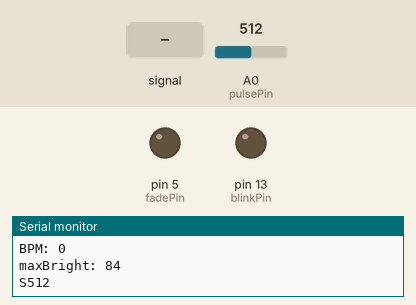
This sketch was run on a simulated Arduino Uno, built with avr-gcc and run on an emulated ATmega328P. Parts: output pins drawn as LEDs (lit = HIGH), the last lines printed to the serial monitor. Dashed ring = blinking. Inputs (shaded band) come from the test bench; at power-on: A0 (pulsePin) = 512.

Above: at 1.2 s.
1.3 s: A0 (pulsePin) fed a 200 Hz sine of ±81 counts around its level
4.3 s: A0 (pulsePin) set to 513
At 7.09 s:
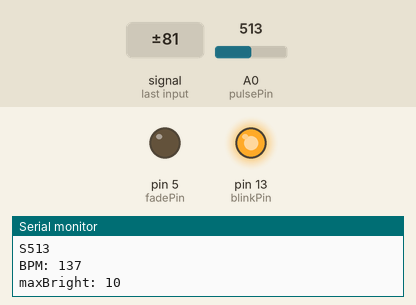
7.3 s: A0 (pulsePin) fed a 2 Hz sine of ±306 counts around its level
At 8.58 s:
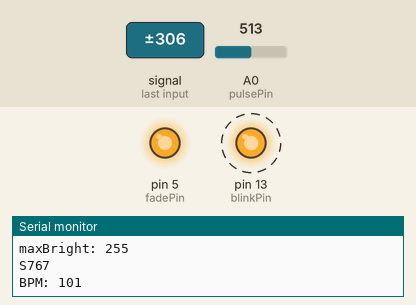
10.3 s: A0 (pulsePin) set to 716
At 10.49 s:
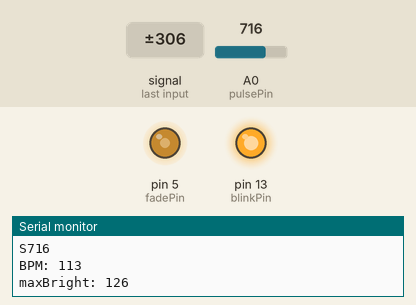
12.8 s: A0 (pulsePin) set to 511
At 13.2 s:
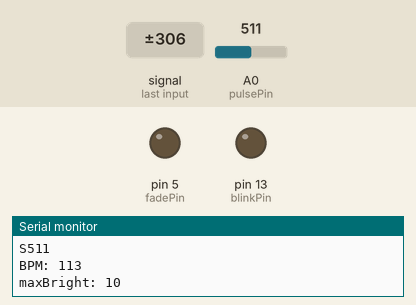
14.3 s: A0 (pulsePin) set to 900
At 15.4 s:
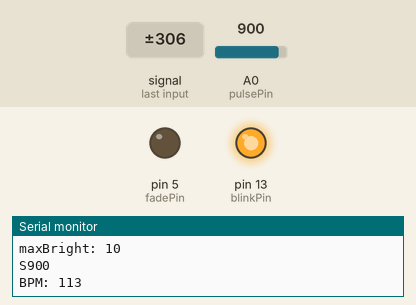
Timing chart, 0 to 16.8 s (numbered marks = the images above; inputs shaded):
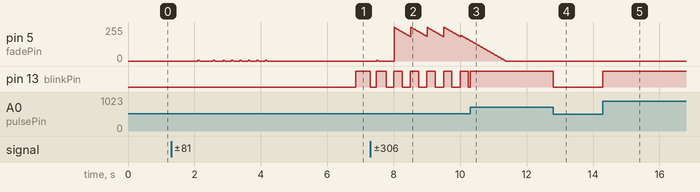

Measured:
- the behaviour switches between 512 and 513 on A0 (pulsePin) (found by bisection; images 0 and 1)
- after the input at 4.3 s, pin 5 (fadePin): stops changing and stays 0/255; pin 13 (blinkPin): LOW → HIGH after 2.6 s
- after the input at 10.3 s, pin 5 (fadePin): goes on until 11.4 s, then stays 0/255
- after the input at 12.8 s, pin 13 (blinkPin): HIGH → LOW at once
- after the input at 14.3 s, pin 13 (blinkPin): LOW → HIGH at once

The sketch:

heart2heart.ino
```cpp
/*
>> Pulse Sensor Amped 1.1 <<
copied and modified from:
This code is for Pulse Sensor Amped by Joel Murphy and Yury Gitman
    www.pulsesensor.com
    >>> Pulse Sensor purple wire goes to Analog Pin 0 <<<
Pulse Sensor sample aquisition and processing happens in the background via Timer 2 interrupt. 2mS sample rate.
PWM on pins 3 and 11 will not work when using this code, because we are using Timer 2!
The following variables are automatically updated:
Signal :    int that holds the analog signal data straight from the sensor. updated every 2mS.
IBI  :      int that holds the time interval between beats. 2mS resolution.
BPM  :      int that holds the heart rate value, derived every beat, from averaging previous 10 IBI values.
QS  :       boolean that is made true whenever Pulse is found and BPM is updated. User must reset.
Pulse :     boolean that is true when a heartbeat is sensed then false in time with pin13 LED going out.

This code is designed with output serial data to Processing sketch "PulseSensorAmped_Processing-xx"
The Processing sketch is a simple data visualizer.
All the work to find the heartbeat and determine the heartrate happens in the code below.
Pin 13 LED will blink with heartbeat.
If you want to use pin 13 for something else, adjust the interrupt handler
It will also fade an LED on pin fadePin with every beat. Put an LED and series resistor from fadePin to GND.
Check here for detailed code walkthrough:
http://pulsesensor.myshopify.com/pages/pulse-sensor-amped-arduino-v1dot1

Code Version 02 by Joel Murphy & Yury Gitman  Fall 2012
This update changes the HRV variable name to IBI, which stands for Inter-Beat Interval, for clarity.
Switched the interrupt to Timer2.  500Hz sample rate, 2mS resolution IBI value.
Fade LED pin moved to pin 5 (use of Timer2 disables PWM on pins 3 & 11).
Tidied up inefficiencies since the last version.
*/


//  VARIABLES
int pulsePin = 0;                 // Pulse Sensor purple wire connected to analog pin 0
int blinkPin = 13;                // pin to blink led at each beat
int fadePin = 5;                  // pin to do fancy classy fading blink at each beat
int curBrightness = 0;            // used to fade LED on with PWM on fadePin


// these variables are volatile because they are used during the interrupt service routine!
volatile int BPM;                   // used to hold the pulse rate
volatile int Signal;                // holds the incoming raw data
volatile int IBI = 600;             // holds the time between beats, the Inter-Beat Interval
volatile boolean Pulse = false;     // true when pulse wave is high, false when it's low
volatile boolean QS = false;        // becomes true when Arduoino finds a beat.

// led fading - depends on BPM changes
int maxBright = 255;
int prevBPM = 0;
#define NBPMS 100
int prevBPMs[NBPMS];


void setup(){
  pinMode(blinkPin,OUTPUT);         // pin that will blink to your heartbeat!
  pinMode(fadePin,OUTPUT);          // pin that will fade to your heartbeat!
  Serial.begin(115200);             // we agree to talk fast!
  interruptSetup();                 // sets up to read Pulse Sensor signal every 2mS
   // UN-COMMENT THE NEXT LINE IF YOU ARE POWERING The Pulse Sensor AT LOW VOLTAGE,
   // AND APPLY THAT VOLTAGE TO THE A-REF PIN
   //analogReference(EXTERNAL);

   initialize_array(prevBPMs, NBPMS);
}


void loop(){
  Serial.print("\n\n\n");
  sendDataToProcessing('S', Signal);     // send Processing the raw Pulse Sensor data
  // only get every 10th value
  if (QS == true){                       // Quantified Self flag is true when arduino finds a heartbeat
        curBrightness = maxBright;                  // Set 'fadeRate' Variable to 255 to fade LED with pulse
        sendDataToProcessing('B',BPM);   // send heart rate with a 'B' prefix
        sendDataToProcessing('Q',IBI);   // send time between beats with a 'Q' prefix
        QS = false;                      // reset the Quantified Self flag for next time
     }
  Serial.print("BPM: ");Serial.println(BPM);

  ledFadeToBeat(prevBPMs, NBPMS);

//  if (millis() % 10 == 0) {
    push_array(prevBPMs, NBPMS, BPM);
//  }

  delay(20);                             //  take a break
}


void ledFadeToBeat(int bpms[], int n){
    if (maxIncrease(bpms, n) > 10) {
      maxBright = 255;
    } else {
      maxBright -= 3;
    }
    maxBright = constrain(maxBright, 10, 255);
    Serial.print("maxBright: ");Serial.println(maxBright);

    curBrightness -= 3;                         //  set LED fade value
    curBrightness = constrain(curBrightness,0,255);   //  keep LED fade value from going into negative numbers!
    analogWrite(fadePin,curBrightness);          //  fade LED
}


void sendDataToProcessing(char symbol, int data ){
    Serial.print(symbol);                // symbol prefix tells Processing what type of data is coming
    Serial.println(data);                // the data to send culminating in a carriage return
}


/* our array helpers */
// assuming everything is positive
int maxIncrease(int a[], int n) {
  int diff;
  int prev_min; // minimum of all previously seen values
  for (int i = 0; i < n; i++) {
    if (i == 0) {
      prev_min = a[i];
      diff = 0;
    }
    if (a[i] < prev_min) {
      prev_min = a[i];
    }
    if (a[i] - prev_min > diff) {
      diff = a[i] - prev_min;
    }
  }
  return diff;
}

int findMaximum(int array[], int n) {
   int maximum = 0;
   for (int i = 0; i < n; i++) {
     if (array[i] > maximum) { maximum = array[i]; }
   }
   Serial.print("max: ");Serial.println(maximum);
   return maximum;
}

// assuming everything is positive, but ignoring 0s
int findMinimum(int array[], int n) {
   int minimum;
   for (int i = 0; i < n; i++) {
     if (array[i] < minimum || i == 0) { minimum = array[i]; }
   }
   Serial.print("min: ");Serial.println(minimum);
   return minimum;
}


void initialize_array(int a[], int n) {
  for (int i = 0; i < n; i++) {
     a[i] = 0;
  }
}

void push_array(int a[], int n, int val) {
  for (int i = n-1; i >= 1; i--) {
     a[i] = a[i-1];
  }
  a[0] = val;

  //print_array(a, n);
}

void print_array(int a[], int n) {
  Serial.print("array is [");
  for (int i = 0; i < n; i++) {
    Serial.print(a[i]); Serial.print(", ");
  }
  Serial.println("]");
}
```

Interrupt.ino
```cpp
volatile int rate[10];                    // used to hold last ten IBI values
volatile unsigned long sampleCounter = 0;          // used to determine pulse timing
volatile unsigned long lastBeatTime = 0;           // used to find the inter beat interval
volatile int P =512;                      // used to find peak in pulse wave
volatile int T = 512;                     // used to find trough in pulse wave
volatile int thresh = 512;                // used to find instant moment of heart beat
volatile int amp = 100;                   // used to hold amplitude of pulse waveform
volatile boolean firstBeat = true;        // used to seed rate array so we startup with reasonable BPM
volatile boolean secondBeat = true;       // used to seed rate array so we startup with reasonable BPM


void interruptSetup(){
  // Initializes Timer2 to throw an interrupt every 2mS.
  TCCR2A = 0x02;     // DISABLE PWM ON DIGITAL PINS 3 AND 11, AND GO INTO CTC MODE
  TCCR2B = 0x06;     // DON'T FORCE COMPARE, 256 PRESCALER
  OCR2A = 0X7C;      // SET THE TOP OF THE COUNT TO 124 FOR 500Hz SAMPLE RATE
  TIMSK2 = 0x02;     // ENABLE INTERRUPT ON MATCH BETWEEN TIMER2 AND OCR2A
  sei();             // MAKE SURE GLOBAL INTERRUPTS ARE ENABLED
}


// THIS IS THE TIMER 2 INTERRUPT SERVICE ROUTINE.
// Timer 2 makes sure that we take a reading every 2 miliseconds
ISR(TIMER2_COMPA_vect){                         // triggered when Timer2 counts to 124
    cli();                                      // disable interrupts while we do this
    Signal = analogRead(pulsePin);              // read the Pulse Sensor
    sampleCounter += 2;                         // keep track of the time in mS with this variable
    int N = sampleCounter - lastBeatTime;       // monitor the time since the last beat to avoid noise

//  find the peak and trough of the pulse wave
    if(Signal < thresh && N > (IBI/5)*3){       // avoid dichrotic noise by waiting 3/5 of last IBI
        if (Signal < T){                        // T is the trough
            T = Signal;                         // keep track of lowest point in pulse wave
         }
       }

    if(Signal > thresh && Signal > P){          // thresh condition helps avoid noise
        P = Signal;                             // P is the peak
       }                                        // keep track of highest point in pulse wave

  //  NOW IT'S TIME TO LOOK FOR THE HEART BEAT
  // signal surges up in value every time there is a pulse
if (N > 250){                                   // avoid high frequency noise
  if ( (Signal > thresh) && (Pulse == false) && (N > (IBI/5)*3) ){
    Pulse = true;                               // set the Pulse flag when we think there is a pulse
    digitalWrite(blinkPin,HIGH);                // turn on pin 13 LED
    IBI = sampleCounter - lastBeatTime;         // measure time between beats in mS
    lastBeatTime = sampleCounter;               // keep track of time for next pulse

         if(firstBeat){                         // if it's the first time we found a beat, if firstBeat == TRUE
             firstBeat = false;                 // clear firstBeat flag
             return;                            // IBI value is unreliable so discard it
            }
         if(secondBeat){                        // if this is the second beat, if secondBeat == TRUE
            secondBeat = false;                 // clear secondBeat flag
               for(int i=0; i<=9; i++){         // seed the running total to get a realisitic BPM at startup
                    rate[i] = IBI;
                    }
            }

    // keep a running total of the last 10 IBI values
    word runningTotal = 0;                   // clear the runningTotal variable

    for(int i=0; i<=8; i++){                // shift data in the rate array
          rate[i] = rate[i+1];              // and drop the oldest IBI value
          runningTotal += rate[i];          // add up the 9 oldest IBI values
        }

    rate[9] = IBI;                          // add the latest IBI to the rate array
    runningTotal += rate[9];                // add the latest IBI to runningTotal
    runningTotal /= 10;                     // average the last 10 IBI values
    BPM = 60000/runningTotal;               // how many beats can fit into a minute? that's BPM!
    QS = true;                              // set Quantified Self flag
    // QS FLAG IS NOT CLEARED INSIDE THIS ISR
    }
}

  if (Signal < thresh && Pulse == true){     // when the values are going down, the beat is over
      digitalWrite(blinkPin,LOW);            // turn off pin 13 LED
      Pulse = false;                         // reset the Pulse flag so we can do it again
      amp = P - T;                           // get amplitude of the pulse wave
      thresh = amp/2 + T;                    // set thresh at 50% of the amplitude
      P = thresh;                            // reset these for next time
      T = thresh;
     }

  if (N > 2500){                             // if 2.5 seconds go by without a beat
      thresh = 512;                          // set thresh default
      P = 512;                               // set P default
      T = 512;                               // set T default
      lastBeatTime = sampleCounter;          // bring the lastBeatTime up to date
      firstBeat = true;                      // set these to avoid noise
      secondBeat = true;                     // when we get the heartbeat back
     }

  sei();                                     // enable interrupts when youre done!
}// end isr
```
